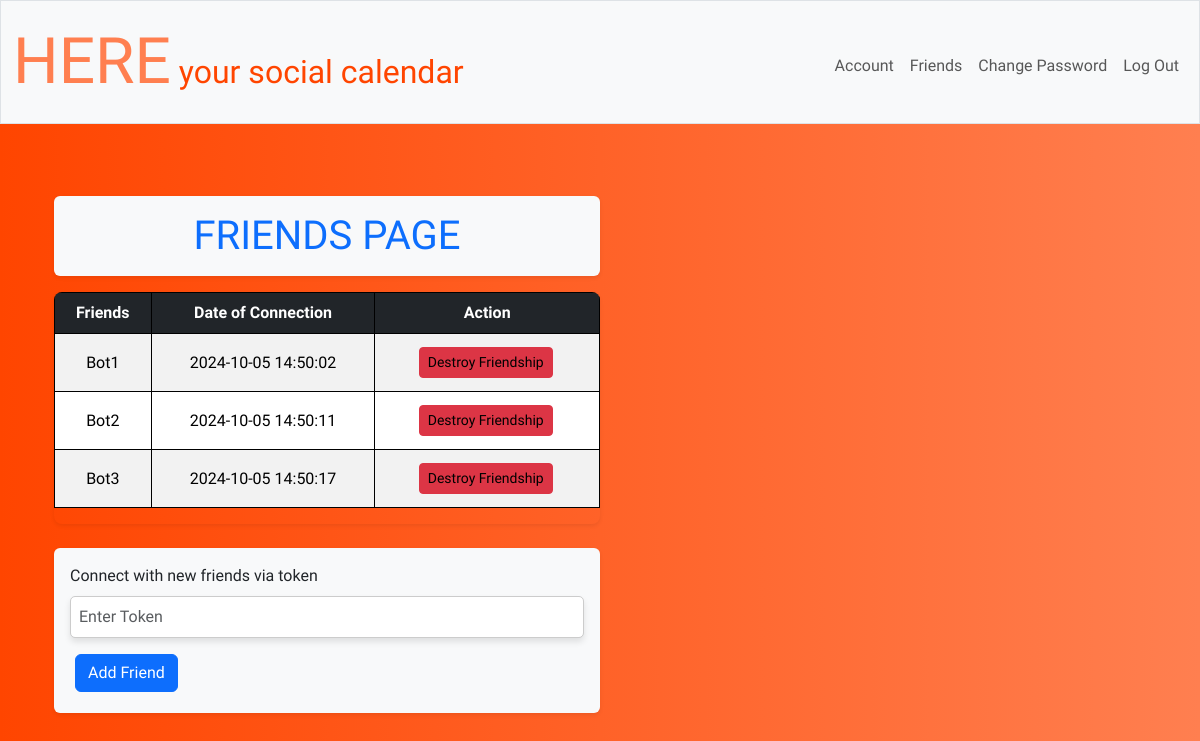
The page /friends (signed in) on the database its author committed.
### tables this page shows
CREATE TABLE user (
    id INTEGER PRIMARY KEY,
    username TEXT NOT NULL UNIQUE,
    FirstName TEXT,
    LastName TEXT,
    birthday DATE,
    email TEXT NOT NULL UNIQUE,
    hash TEXT,
    conn_token VARCHAR(255),
    timestamp DATETIME DEFAULT CURRENT_TIMESTAMP
);

CREATE TABLE connections (
    id INTEGER PRIMARY KEY,
    id1 INTEGER NOT NULL,
    id2 INTEGER NOT NULL,
    timestamp DATETIME DEFAULT CURRENT_TIMESTAMP,
        FOREIGN KEY (id1) REFERENCES user(id),
    FOREIGN KEY (id2) REFERENCES user(id)
);

### app.py (the view, shortened to what this page needs)
@app.route("/friends", methods=["GET", "POST"])
@login_required
def friends():
    if request.method == "GET":
        table = []
        counter = 0
        informations = db.execute("SELECT * FROM connections WHERE id1 = ?" , session['user_id'])
        for value in informations:
            connection =  {
                'counter': counter,
                'timestamp': value['timestamp'],
                'username': db.execute("SELECT username FROM user WHERE id = ?", value['id2'])[0]['username']
            }
            table.append(connection)
            counter += 1
        informations = db.execute("SELECT * FROM connections WHERE id2 = ?", session['user_id'])
        return render_template("friends.html", table=table)

### helpers.py (called while the page is built)
def login_required(f):
    @wraps(f)
    def decorated_function(*args, **kwargs):
        if session.get("user_id") is None:
            return redirect("/login")
        return f(*args, **kwargs)
    return decorated_function

### templates/friends.html (shortened to what this page needs)
{% extends "root.html" %}
{% block main %}
    <div class="container">
        <h1 id="title" class="my-4 shadow-sm p-3 mb-3 bg-body-tertiary rounded text-primary w-50 float-start">
            FRIENDS PAGE
        </h1>
        <div class="clearfix"></div>
        {% if table|length == 0 %}
            <p  style="text-align: left" class="text-muted fs-5 text-start">No friends yet. Start by adding new ones using their unique token!</p>
        {% else %}
                <div class="table-responsive w-50 float-start shadow-sm rounded-3">
                    <table class="table table-hover table-striped align-middle">
                        <thead class="table-dark">
                            <tr>
                                <th scope="col">Friends</th>
                                <th scope="col">Date of Connection</th>
                                <th scope="col">Action</th>
                            </tr>
                        </thead>
                        <tbody>
                            {% for key in table %}
                                <tr>
                                    <td>{{ key.username }}</td>
                                    <td>{{ key.timestamp }}</td>
                                    <td>
                                        <div class="d-inline-flex align-items-center">
                                            <button class="btn btn-danger btn-sm me-2" data-bs-toggle="collapse" data-bs-target="#confirm-{{ key.username }}">
                                                 Destroy Friendship
                                            </button>
                                        </div>
                                    </td>
                                </tr>
                            {% endfor %}
                        </tbody>
                    </table>
                </div>
        {% endif %}
        <div class="clearfix"></div>
        <form action="/friends" method="post" class="mt-4 w-50 float-start shadow-sm p-3 bg-body-tertiary rounded" style="margin-bottom: 50px">
            <div class="mb-3">
                <label for="token" style="text-align: left; display: block" class="form-label">Connect with new friends via token</label>
                {% if message and field == "token" %}
                    <div class="text-danger">{{ message }}</div>
                    <input autocomplete="off" autofocus class="form-control is-invalid" id="token" name="token" placeholder="Enter Token" type="text">
                {% else %}
                    <input autocomplete="off" autofocus class="form-control" id="token" name="token" placeholder="Enter Token" type="text">
                {% endif %}
            </div>
            <button class="btn btn-primary" type="submit">Add Friend</button>
        </form>
    </div>
{% endblock %}

### static/css/styles.css (style rules this page uses)
body { font-family: "Archivo Black"; background: linear-gradient(to right, #FF4500, #FF7F50); }
table, tr, th, td { border: 1px solid black; margin-left: auto; margin-right: auto; padding: 10px; }
td { color: palevioletred; }
th { background-color: red; }
.btn { color: black; margin: 5px; background-color: white; }
.form-label { align-self: flex-start; }
.form-control { padding: 0.5rem; border-radius: 5px; border: 1px solid #ccc; transition: border-color 0.3s ease; width: 100%; }
.btn { display: block; }
.form-control { padding: 0.5rem; border-radius: 5px; border: 1px solid #ccc; transition: border-color 0.3s ease; }
.btn-primary { background-color: #007bff; color: white; }

### templates/friends.html (style rules this page uses)
.card, .form-control, .shadow-sm { box-shadow: 0 4px 6px rgba(0, 0, 0, 0.1); transition: box-shadow 0.2s ease; }
.btn-primary { background-color: #0d6efd; border-color: #0d6efd; }
.btn-danger { background-color: #dc3545; }

### rows shown on the page
user: username "Bot1"
connections: timestamp "2024-10-05 14:50:02"
user: username "Bot2"
connections: timestamp "2024-10-05 14:50:11"
user: username "Bot3"
connections: timestamp "2024-10-05 14:50:17"
